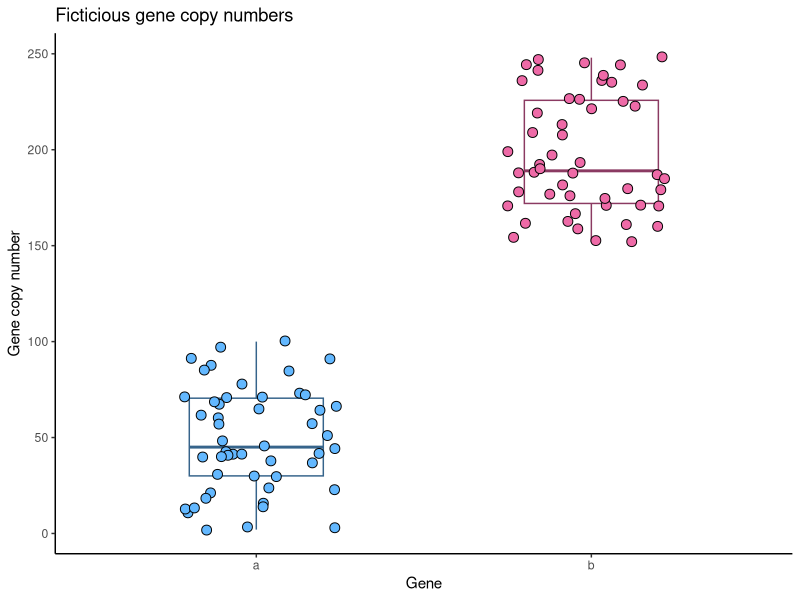

Generate this figure with R:
library(here)
library(tidyverse)

# edit comment

# does this show?

# branching time

# i'm making changes

df <- data.frame(a = sample(x = c(1:100), replace = T, size = 50),
                 b = sample(x = c(150:250), replace = T, size = 50))
 df |>
   pivot_longer(cols = c(a, b),
                names_to = "gene",
                values_to = "gene_copy_number") |>
   ggplot(aes(x = gene, y = gene_copy_number, fill = gene)) +
   theme_classic() +
   geom_boxplot(alpha = 0, width = 0.4, color = c("steelblue4", "hotpink4")) +
   geom_jitter(width = 0.25, shape = 21, size = 3) +
   scale_fill_manual(values = c("steelblue1", "hotpink2")) +
   ylab("Gene copy number") +
   xlab("Gene") +
   ggtitle("Ficticious gene copy numbers") +
   theme(legend.position = "none")
